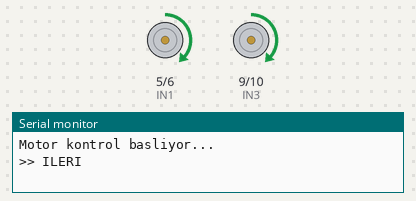
Bench run of a sketch on a simulated Arduino Nano, built with avr-gcc and run on an emulated ATmega328P. Parts: motor-driver pin pairs drawn as motors (green arrow = first pin HIGH = forward, orange = second pin HIGH = backward, longer = more drive), the last lines printed to the serial monitor.

Above: at 1.1 s.
At 6.6 s:
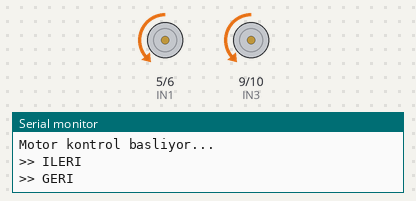
At 17.6 s:
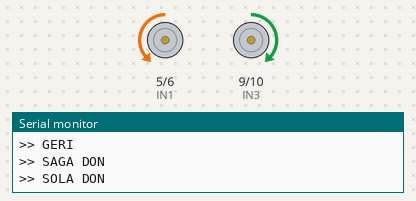
At 36.1 s:
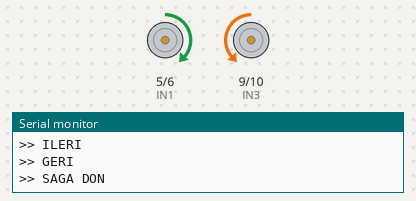
Timing chart, 0 to 37.6 s (numbered marks = the images above):
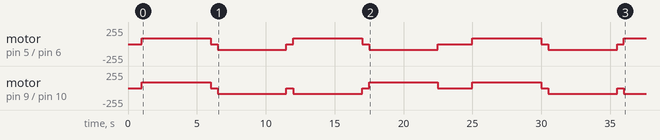

The sketch:

zk_bm1_motor_kontrol.ino
```cpp
// ============================================
// Arduino Nano + ZK-BM1 Motor Sürücü Kontrolü
// 2x DC Motor - Diferansiyel Sürüş (Tank Drive)
// ZK-BM1 Pinleri: IN1, IN2, IN3, IN4, GND
// ============================================

// --- Motor A (Sol Motor) Pin Tanımları ---
#define IN1 5 // Sol Motor Yön/Hız (PWM destekli pin)
#define IN2 6 // Sol Motor Yön/Hız (PWM destekli pin)

// --- Motor B (Sağ Motor) Pin Tanımları ---
#define IN3 9  // Sağ Motor Yön/Hız (PWM destekli pin)
#define IN4 10 // Sağ Motor Yön/Hız (PWM destekli pin)

// --- Hız Ayarı ---
// Motorlar 150 RPM. 50 RPM için ~1/3 güç = 85/255
const int MOTOR_HIZ = 85;

// --- Süre (milisaniye) ---
const unsigned long SURE = 5000; // 5 saniye

void setup() {
  // Motor pinlerini çıkış olarak ayarla
  pinMode(IN1, OUTPUT);
  pinMode(IN2, OUTPUT);
  pinMode(IN3, OUTPUT);
  pinMode(IN4, OUTPUT);

  // Başlangıçta motorları durdur
  motorDur();

  // Seri haberleşme (debug için)
  Serial.begin(9600);
  Serial.println("Motor kontrol basliyor...");

  // 1 saniye bekle
  delay(1000);
}

void loop() {
  // ========== 1) İLERİ - 5 saniye ==========
  Serial.println(">> ILERI");
  ileriGit();
  delay(SURE);
  motorDur();
  delay(500);

  // ========== 2) GERİ - 5 saniye ==========
  Serial.println(">> GERI");
  geriGit();
  delay(SURE);
  motorDur();
  delay(500);

  // ========== 3) SAĞA DÖN - 5 saniye ==========
  Serial.println(">> SAGA DON");
  sagaDon();
  delay(SURE);
  motorDur();
  delay(500);

  // ========== 4) SOLA DÖN - 5 saniye ==========
  Serial.println(">> SOLA DON");
  solaDon();
  delay(SURE);
  motorDur();
  delay(500);

  Serial.println("--- Dongu tamamlandi, tekrar basliyor... ---");
  delay(2000);
}

// ============================================
//           MOTOR KONTROL FONKSİYONLARI
// ============================================

// İleri git: Her iki motor ileri döner
void ileriGit() {
  // Sol Motor İleri
  analogWrite(IN1, MOTOR_HIZ);
  analogWrite(IN2, 0);

  // Sağ Motor İleri
  analogWrite(IN3, MOTOR_HIZ);
  analogWrite(IN4, 0);
}

// Geri git: Her iki motor geri döner
void geriGit() {
  // Sol Motor Geri
  analogWrite(IN1, 0);
  analogWrite(IN2, MOTOR_HIZ);

  // Sağ Motor Geri
  analogWrite(IN3, 0);
  analogWrite(IN4, MOTOR_HIZ);
}

// Sağa dön: Sol motor ileri, Sağ motor geri
void sagaDon() {
  // Sol Motor İleri
  analogWrite(IN1, MOTOR_HIZ);
  analogWrite(IN2, 0);

  // Sağ Motor Geri
  analogWrite(IN3, 0);
  analogWrite(IN4, MOTOR_HIZ);
}

// Sola dön: Sağ motor ileri, Sol motor geri
void solaDon() {
  // Sol Motor Geri
  analogWrite(IN1, 0);
  analogWrite(IN2, MOTOR_HIZ);

  // Sağ Motor İleri
  analogWrite(IN3, MOTOR_HIZ);
  analogWrite(IN4, 0);
}

// Motorları durdur
void motorDur() {
  analogWrite(IN1, 0);
  analogWrite(IN2, 0);
  analogWrite(IN3, 0);
  analogWrite(IN4, 0);
}
```

Measured:
- by itself, motor on pin 5 (IN1) / pin 6 (IN2): stopped → forward 85/255 at 1.0 s, → stopped 5.0 s later, → backward 85/255 0.50 s later, → stopped 5.0 s later, … (13 changes in this stretch)
- by itself, motor on pin 9 (IN3) / pin 10 (IN4): stopped → forward 85/255 at 1.0 s, → stopped 5.0 s later, → backward 85/255 0.50 s later, → stopped 5.0 s later, … (13 changes in this stretch)
